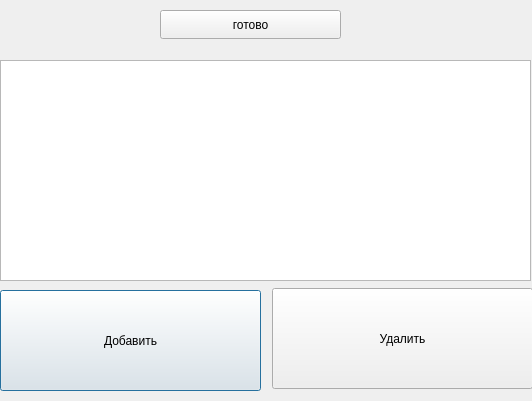
<?xml version="1.0" encoding="UTF-8"?>
<ui version="4.0">
 <class>Worker_window</class>
 <widget class="QDialog" name="Worker_window">
  <property name="geometry">
   <rect>
    <x>0</x>
    <y>0</y>
    <width>532</width>
    <height>401</height>
   </rect>
  </property>
  <property name="windowTitle">
   <string>Dialog</string>
  </property>
  <widget class="QTableWidget" name="tableWidget">
   <property name="geometry">
    <rect>
     <x>0</x>
     <y>60</y>
     <width>531</width>
     <height>221</height>
    </rect>
   </property>
  </widget>
  <widget class="QPushButton" name="pushButton">
   <property name="geometry">
    <rect>
     <x>0</x>
     <y>290</y>
     <width>261</width>
     <height>101</height>
    </rect>
   </property>
   <property name="text">
    <string>Добавить</string>
   </property>
  </widget>
  <widget class="QPushButton" name="pushButton_2">
   <property name="geometry">
    <rect>
     <x>272</x>
     <y>288</y>
     <width>261</width>
     <height>101</height>
    </rect>
   </property>
   <property name="text">
    <string>Удалить</string>
   </property>
  </widget>
  <widget class="QPushButton" name="pushButton_3">
   <property name="geometry">
    <rect>
     <x>160</x>
     <y>10</y>
     <width>181</width>
     <height>29</height>
    </rect>
   </property>
   <property name="text">
    <string>готово</string>
   </property>
  </widget>
 </widget>
 <resources/>
 <connections/>
</ui>
